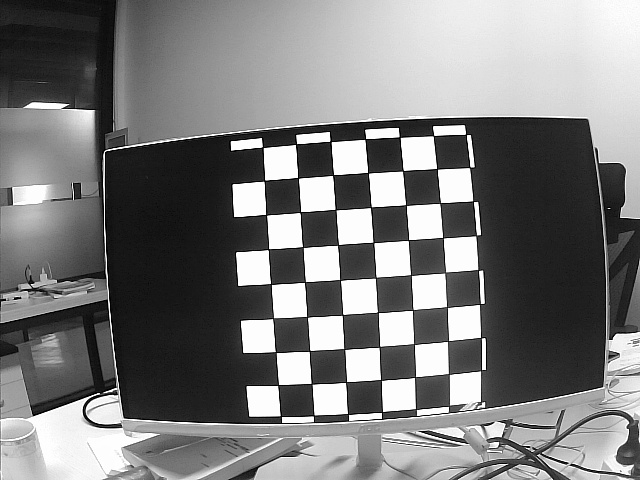
#> input picture chessboard/1.jpg, 640 x 480 px; its folder holds 5 pictures in this run; the run also reads 1 picture not shown here
$ python calibrate_camera.py
#> lines starting #> are read from the running program, lines starting #| are printed output that depends on the picture; after the words box and inside, x2 and y2 are one past the last pixel; in counts of white or black regions, pixels touching at a corner belong together
#!/usr/bin/python3
# -*- coding: utf-8 -*-
# @Time    : 2018/5/23 13:48
# @Author  : Jee
# @Email   : jee_shao@163.com
# @File    : calibrate_camera.py
import numpy as np
import cv2
import glob

# termination criteria
criteria = (cv2.TERM_CRITERIA_EPS + cv2.TERM_CRITERIA_MAX_ITER, 30, 0.001)

# prepare object points, like (0,0,0), (1,0,0), (2,0,0) ....,(6,5,0)
objp = np.zeros((6*7,3), np.float32)
objp[:,:2] = np.mgrid[0:7,0:6].T.reshape(-1,2)

# Arrays to store object points and image points from all the images.
objpoints = [] # 3d point in real world space
imgpoints = [] # 2d points in image plane.

images = glob.glob('./chessboard/*.jpg')

for fname in images:
    img = cv2.imread(fname)
#> img is the input picture: shape (480, 640, 3); min 0, max 255, mean 124.1
    gray = cv2.cvtColor(img,cv2.COLOR_BGR2GRAY)

    # Find the chess board corners
    ret, corners = cv2.findChessboardCorners(gray, (7,6),None)
#> ret = False; corners = None

    # If found, add object points, image points (after refining them)
    if ret:
        objpoints.append(objp)

        corners2 = cv2.cornerSubPix(gray,corners,(11,11),(-1,-1),criteria)
        imgpoints.append(corners2)

        # Draw and display the corners
        img = cv2.drawChessboardCorners(img, (7,6), corners2,ret)
        cv2.imshow('img',img)
        cv2.waitKey(100)
#> pass 2 of the loop `for fname in images:`:
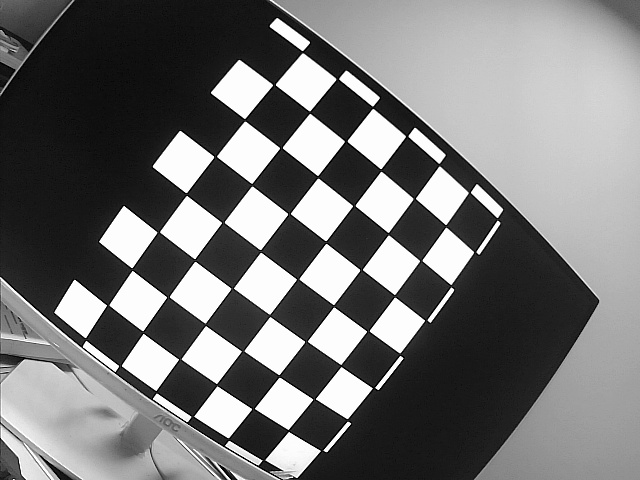
#> input picture chessboard/10.jpg, 640 x 480 px
#> img is the input picture: shape (480, 640, 3); min 0, max 255, mean 117.5
#> ret = True; corners = 42 rows, first 8: [142.8, 332], [168, 296.9], [195.1, 261], [221.7, 222.8], [251.6, 183.4], [282.3, 147.5], [309.8, 112.9], [178.5, 359.4]
#> corners2 = 42 rows, first 8: [142.8, 332.2], [167.8, 296.8], [194.7, 259.9], [222.8, 222.4], [251.7, 184.6], [280.9, 147.7], [309.6, 112.2], [179.7, 359.1]
#> `img = cv2.drawChessboardCorners(img, (7,6), corners2,ret)`:
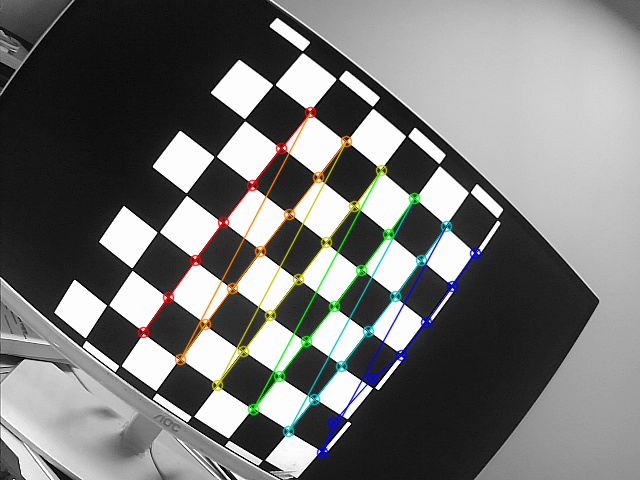
#> img: shape (480, 640, 3); 3.55% of pixels changed, all inside (x1, y1, x2, y2) = (137, 106, 482, 459)

ret, mtx, dist, rvecs, tvecs = cv2.calibrateCamera(objpoints, imgpoints, gray.shape[::-1],None,None)
print("相机矩阵：",mtx,"   \n\n畸变系数：",dist)
img = cv2.imread('./chessboard/10.jpg')

h,  w = img.shape[:2]
#> h = 480; w = 640

newcameramtx, roi=cv2.getOptimalNewCameraMatrix(mtx,dist,(w,h),1,(w,h))

# undistort
dst = cv2.undistort(img, mtx, dist, None, newcameramtx)
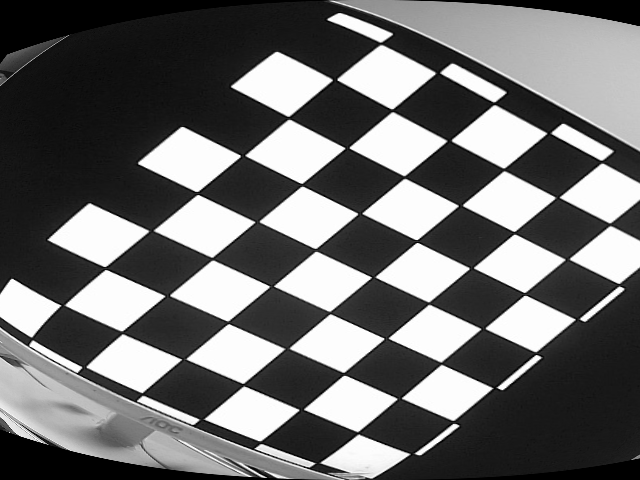
#> dst: shape (480, 640, 3); min 0, max 255, mean 109.2
# mapx,mapy = cv2.initUndistortRectifyMap(mtx,dist,None,newcameramtx,(w,h),5)
# dst = cv2.remap(img,mapx,mapy,cv2.INTER_LINEAR)
# crop the image
x,y,w,h = roi
dst = dst[y:y+h, x:x+w]
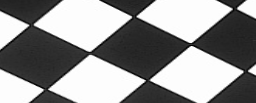
#> dst: shape (103, 256, 3); min 0, max 255, mean 145.9
cv2.imwrite('./calibresult.jpg',dst)

mean_error = 0
for i in range(len(objpoints)):
    imgpoints2, _ = cv2.projectPoints(objpoints[i], rvecs[i], tvecs[i], mtx, dist)
    error = cv2.norm(imgpoints[i],imgpoints2, cv2.NORM_L2)/len(imgpoints2)
    mean_error += error

print ("mean error: ", mean_error/len(objpoints))

cv2.destroyAllWindows()
